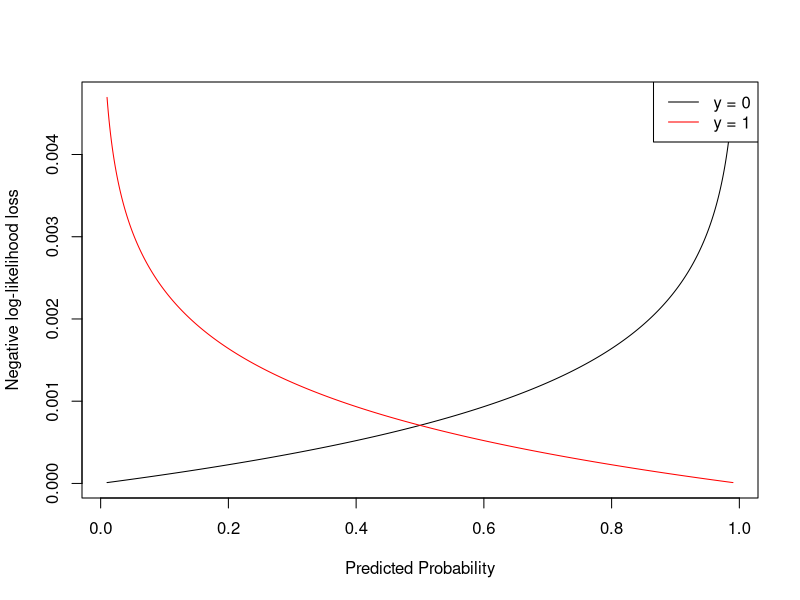
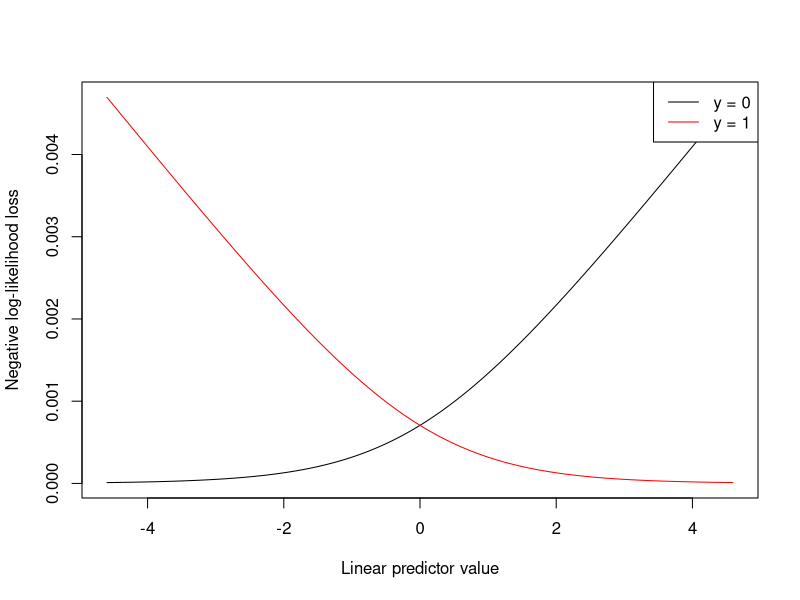

These figures' R source, in order:
### Small example showing the negative loglikelihood loss for logistic regression ###

# Defining simple logistic loss function
logloss <- function(y, pi){
  loss <- -(y * log(pi) + (1 - y) * log(1 - pi))/length(y)
}

# Creating a fine grid of fictional predictions pi within unit interval
pi_grid <- seq(from = 0.01,
               to = 0.99,
               by = 0.001)

# Creating vector of outcomes (0 and 1 respectively)
y0 <- rep(0, length = length(pi_grid))
y1 <- rep(1, length = length(pi_grid))

# Calculating loss based on the predictions and true outcomes
loss0 <- logloss(y = y0,
                 pi = pi_grid)

loss1 <- logloss(y = y1,
                 pi = pi_grid)

## Plotting
# For 0-outcomes (BLACK)
plot(x = pi_grid,
     y = loss0,
     type = "l",
     lty = 1,
     lwd = 1,
     col = "black",
     xlab = "Predicted Probability",
     ylab = "Negative log-likelihood loss")
# For 1-outcomes (RED)
lines(x = pi_grid,
      y = loss1,
      lty = 1,
      lwd = 1,
      col = "red")
# Legend
legend(x = "topright",
       legend = c("y = 0",
                  "y = 1"),
       col = c("black", "red"),
       lty = 1)

## IN TERMS OF LINEAR PREDICTOR
eta_grid <- log(pi_grid/(1 - pi_grid))

## Plotting
# For 0-outcomes (BLACK)
plot(x = eta_grid,
     y = loss0,
     type = "l",
     lty = 1,
     lwd = 1,
     col = "black",
     xlab = "Linear predictor value",
     ylab = "Negative log-likelihood loss")
# For 1-outcomes (RED)
lines(x = eta_grid,
      y = loss1,
      lty = 1,
      lwd = 1,
      col = "red")
# Legend
legend(x = "topright",
       legend = c("y = 0",
                  "y = 1"),
       col = c("black", "red"),
       lty = 1)